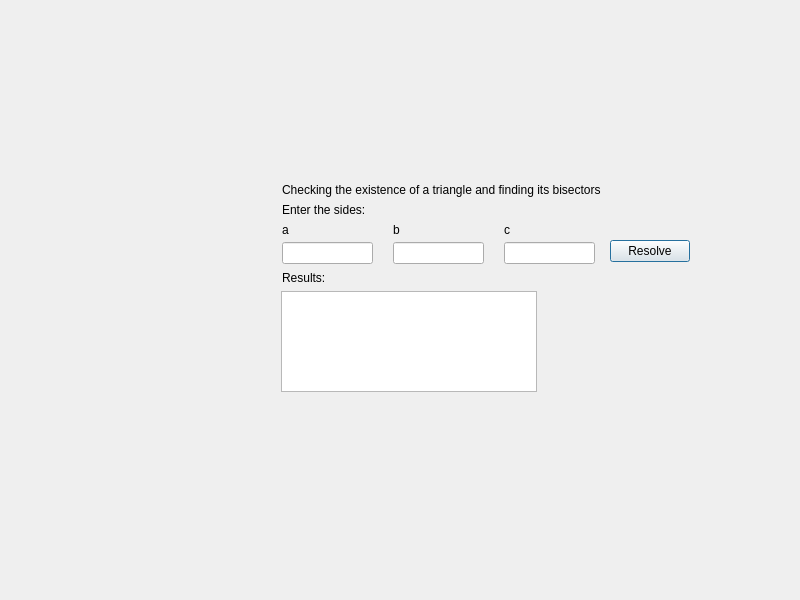
<?xml version="1.0" encoding="UTF-8"?>
<ui version="4.0">
 <class>Dialog</class>
 <widget class="QDialog" name="Dialog">
  <property name="geometry">
   <rect>
    <x>0</x>
    <y>0</y>
    <width>800</width>
    <height>600</height>
   </rect>
  </property>
  <property name="windowTitle">
   <string>Dialog</string>
  </property>
  <widget class="QListWidget" name="listWidget">
   <property name="geometry">
    <rect>
     <x>281</x>
     <y>291</y>
     <width>256</width>
     <height>101</height>
    </rect>
   </property>
  </widget>
  <widget class="QLabel" name="label_2">
   <property name="geometry">
    <rect>
     <x>282</x>
     <y>202</y>
     <width>91</width>
     <height>16</height>
    </rect>
   </property>
   <property name="text">
    <string>Enter the sides:</string>
   </property>
  </widget>
  <widget class="QLabel" name="label">
   <property name="geometry">
    <rect>
     <x>282</x>
     <y>182</y>
     <width>327</width>
     <height>16</height>
    </rect>
   </property>
   <property name="text">
    <string>Checking the existence of a triangle and finding its bisectors</string>
   </property>
  </widget>
  <widget class="QLabel" name="label_3">
   <property name="geometry">
    <rect>
     <x>282</x>
     <y>222</y>
     <width>16</width>
     <height>16</height>
    </rect>
   </property>
   <property name="text">
    <string>а</string>
   </property>
  </widget>
  <widget class="QLabel" name="label_5">
   <property name="geometry">
    <rect>
     <x>504</x>
     <y>222</y>
     <width>16</width>
     <height>16</height>
    </rect>
   </property>
   <property name="text">
    <string>с</string>
   </property>
  </widget>
  <widget class="QLabel" name="label_4">
   <property name="geometry">
    <rect>
     <x>393</x>
     <y>222</y>
     <width>16</width>
     <height>16</height>
    </rect>
   </property>
   <property name="text">
    <string>b</string>
   </property>
  </widget>
  <widget class="QLineEdit" name="lineEdit">
   <property name="geometry">
    <rect>
     <x>282</x>
     <y>242</y>
     <width>91</width>
     <height>22</height>
    </rect>
   </property>
  </widget>
  <widget class="QLineEdit" name="lineEdit_3">
   <property name="geometry">
    <rect>
     <x>504</x>
     <y>242</y>
     <width>91</width>
     <height>22</height>
    </rect>
   </property>
  </widget>
  <widget class="QLineEdit" name="lineEdit_2">
   <property name="geometry">
    <rect>
     <x>393</x>
     <y>242</y>
     <width>91</width>
     <height>22</height>
    </rect>
   </property>
  </widget>
  <widget class="QLabel" name="label_6">
   <property name="geometry">
    <rect>
     <x>282</x>
     <y>270</y>
     <width>62</width>
     <height>16</height>
    </rect>
   </property>
   <property name="text">
    <string>Results:</string>
   </property>
  </widget>
  <widget class="QPushButton" name="pushButton">
   <property name="geometry">
    <rect>
     <x>610</x>
     <y>240</y>
     <width>80</width>
     <height>22</height>
    </rect>
   </property>
   <property name="text">
    <string>Resolve</string>
   </property>
  </widget>
 </widget>
 <tabstops>
  <tabstop>lineEdit</tabstop>
  <tabstop>lineEdit_2</tabstop>
  <tabstop>lineEdit_3</tabstop>
  <tabstop>pushButton</tabstop>
  <tabstop>listWidget</tabstop>
 </tabstops>
 <resources/>
 <connections/>
</ui>
